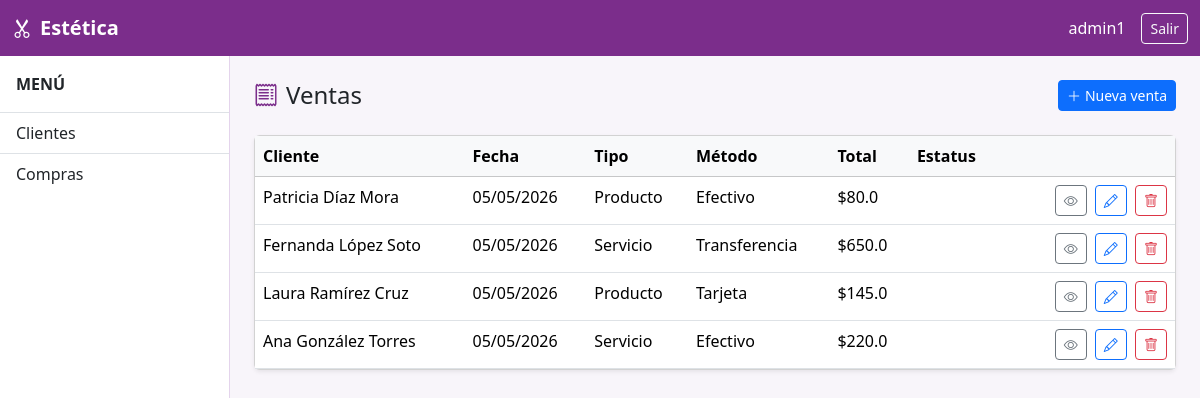
The app's page /operaciones/ventas/ (signed in) with its own data.
### apps/operaciones/models.py (models this page shows, shortened)
class Venta(models.Model):
    METODO_PAGO_CHOICES = [
        ('efectivo', 'Efectivo'),
        ('tarjeta', 'Tarjeta'),
        ('transferencia', 'Transferencia'),
    ]
    TIPO_CHOICES = [
        ('servicio', 'Servicio'),
        ('producto', 'Producto'),
        ('mixto', 'Mixto'),
    ]
    ESTATUS_CHOICES = [
        ('pagada', 'Pagada'),
        ('pendiente', 'Pendiente'),
        ('cancelada', 'Cancelada'),
    ]
    cliente = models.ForeignKey(Cliente, on_delete=models.CASCADE, related_name='ventas')
    empleado = models.ForeignKey(Empleado, on_delete=models.CASCADE, related_name='ventas')
    producto = models.ForeignKey(Producto, on_delete=models.SET_NULL, null=True, blank=True, related_name='ventas')
    fecha = models.DateTimeField(auto_now_add=True)
    metodo_pago = models.CharField(max_length=20, choices=METODO_PAGO_CHOICES)
    tipo = models.CharField(max_length=20, choices=TIPO_CHOICES)
    estatus = models.CharField(max_length=20, choices=ESTATUS_CHOICES, default='pendiente')
    vigencia_hasta = models.DateField(null=True, blank=True)
    total = models.FloatField()
    activo = models.BooleanField(default=True)
    class Meta:
        verbose_name = 'Venta'
        verbose_name_plural = 'Ventas'
        ordering = ['-fecha']

### apps/clientes/models.py (models this page shows, shortened)
class Cliente(models.Model):
    nombre = models.CharField(max_length=50)
    telefono = models.CharField(max_length=50)
    email = models.CharField(max_length=100, blank=True)
    fecha_registro = models.DateTimeField(auto_now_add=True)
    activo = models.BooleanField(default=True)
    class Meta:
        verbose_name = 'Cliente'
        verbose_name_plural = 'Clientes'
        ordering = ['nombre']
    def __str__(self):
        return self.nombre

### apps/operaciones/views.py (the view)
# urls.py: path('ventas/', views.venta_list, name='venta_list'),
@login_required
def venta_list(request):
    qs = Venta.objects.filter(activo=True).select_related('cliente', 'empleado', 'producto')
    return render(request, 'operaciones/venta_list.html', {'ventas': _paginate(qs, request)})

### apps/operaciones/views.py (called while the page is built)
def _paginate(queryset, request):
    paginator = Paginator(queryset, 10)
    page = request.GET.get('page')
    try:
        return paginator.page(page)
    except PageNotAnInteger:
        return paginator.page(1)
    except EmptyPage:
        return paginator.page(paginator.num_pages)

### templates/operaciones/venta_list.html (shortened to what this page needs)
{% extends "base.html" %}
{% block content %}
<div class="d-flex justify-content-between align-items-center mb-4">
  <h4 class="mb-0"><i class="bi bi-receipt me-2" style="color:#7b2d8b"></i>Ventas</h4>
  <a href="{% url 'operaciones:venta_create' %}" class="btn btn-primary btn-sm"><i class="bi bi-plus-lg me-1"></i>Nueva venta</a>
</div>
<div class="card shadow-sm">
  <div class="card-body p-0">
    <table class="table table-hover mb-0">
      <thead class="table-light">
        <tr><th>Cliente</th><th>Fecha</th><th>Tipo</th><th>Método</th><th>Total</th><th>Estatus</th><th></th></tr>
      </thead>
      <tbody>
        {% for v in ventas %}
        <tr>
          <td>{{ v.cliente }}</td>
          <td>{{ v.fecha|date:"d/m/Y" }}</td>
          <td>{{ v.get_tipo_display }}</td>
          <td>{{ v.get_metodo_pago_display }}</td>
          <td>${{ v.total }}</td>
          <td><span class="badge badge-{{ v.estatus }}">{{ v.get_estatus_display }}</span></td>
          <td class="text-end">
            <a href="{% url 'operaciones:venta_detail' v.pk %}" class="btn btn-sm btn-outline-secondary me-1"><i class="bi bi-eye"></i></a>
            <a href="{% url 'operaciones:venta_update' v.pk %}" class="btn btn-sm btn-outline-primary me-1"><i class="bi bi-pencil"></i></a>
            <a href="{% url 'operaciones:venta_delete' v.pk %}" class="btn btn-sm btn-outline-danger"><i class="bi bi-trash"></i></a>
          </td>
        </tr>
        {% empty %}
        <tr><td colspan="7" class="text-center text-muted py-4">Sin ventas registradas.</td></tr>
        {% endfor %}
      </tbody>
    </table>
  </div>
</div>
{% endblock %}

### templates/base.html (shortened to what this page needs)
<!DOCTYPE html>
<html lang="es">
<head>
  <link rel="stylesheet" href="https://cdn.jsdelivr.net/npm/bootstrap@5.3.3/dist/css/bootstrap.min.css">
  <link rel="stylesheet" href="https://cdn.jsdelivr.net/npm/bootstrap-icons@1.11.3/font/bootstrap-icons.min.css">
</head>
<body class="{% if user.is_authenticated %}logged-in{% endif %}">
<nav class="navbar navbar-estetica fixed-top">
  <div class="container-fluid">
    <a class="navbar-brand fw-bold" href="/"><i class="bi bi-scissors me-2"></i>Estética</a>
    {% if user.is_authenticated %}
    <div class="d-flex align-items-center gap-3">
      <span class="navbar-text">{{ user.username }}</span>
      <form method="post" action="/auth/logout/" class="m-0">
        {% csrf_token %}<button type="submit" class="btn btn-sm btn-outline-light">Salir</button>
      </form>
    </div>
    {% endif %}
  </div>
</nav>
{% if user.is_authenticated %}
<nav id="sidebar">
  <div class="p-3 fw-bold border-bottom">MENÚ</div>
  <div class="list-group list-group-flush">
    <a href="{% url 'clientes:list' %}" class="list-group-item list-group-item-action">Clientes</a>
    <a href="{% url 'operaciones:compra_list' %}" class="list-group-item list-group-item-action">Compras</a>
  </div>
</nav>
{% endif %}
<main id="main-content">
  {% block content %}{% endblock %}
</main>
</body>
</html>

### templates/base.html (style rules this page uses)
:root { --color-primary: #7b2d8b; --color-primary-dark: #5e2069; }
body { background-color: #f8f5fa; }
.navbar-estetica { background-color: var(--color-primary); }
.navbar-estetica .navbar-brand, .navbar-estetica .navbar-text { color: #fff !important; }
#sidebar { width: 230px; min-height: calc(100vh - 56px); background-color: #fff; border-right: 1px solid #e4d4ec; position: fixed; top: 56px; left: 0; z-index: 100; }
#main-content { margin-top: 56px; padding: 24px; min-height: calc(100vh - 56px); margin-left: 0; }
body.logged-in #main-content { margin-left: 230px; }

### records on screen
Venta: cliente "Patricia Díaz Mora", fecha "05/05/2026", tipo "Producto", metodo_pago "Efectivo", total "80.0"
Venta: cliente "Fernanda López Soto", fecha "05/05/2026", tipo "Servicio", metodo_pago "Transferencia", total "650.0"
Venta: cliente "Laura Ramírez Cruz", fecha "05/05/2026", tipo "Producto", metodo_pago "Tarjeta", total "145.0"
Venta: cliente "Ana González Torres", fecha "05/05/2026", tipo "Servicio", metodo_pago "Efectivo", total "220.0"

### other values on screen
{{ user.username }} "admin1"
